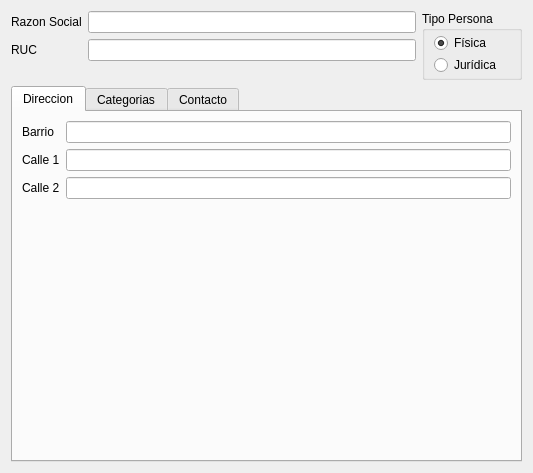
<?xml version="1.0" encoding="UTF-8"?>
<ui version="4.0">
 <class>PersonaView</class>
 <widget class="QWidget" name="PersonaView">
  <property name="geometry">
   <rect>
    <x>0</x>
    <y>0</y>
    <width>533</width>
    <height>473</height>
   </rect>
  </property>
  <property name="minimumSize">
   <size>
    <width>473</width>
    <height>130</height>
   </size>
  </property>
  <property name="windowTitle">
   <string>Form</string>
  </property>
  <layout class="QVBoxLayout" name="verticalLayout_2">
   <item>
    <layout class="QHBoxLayout" name="horizontalLayout">
     <item>
      <layout class="QFormLayout" name="formLayout">
       <property name="fieldGrowthPolicy">
        <enum>QFormLayout::AllNonFixedFieldsGrow</enum>
       </property>
       <item row="0" column="0">
        <widget class="QLabel" name="label_4">
         <property name="text">
          <string>Razon Social</string>
         </property>
        </widget>
       </item>
       <item row="0" column="1">
        <widget class="QLineEdit" name="razonsocial"/>
       </item>
       <item row="1" column="0">
        <widget class="QLabel" name="label_5">
         <property name="text">
          <string>RUC</string>
         </property>
        </widget>
       </item>
       <item row="1" column="1">
        <widget class="QLineEdit" name="ruc"/>
       </item>
      </layout>
     </item>
     <item>
      <widget class="QGroupBox" name="groupBox">
       <property name="title">
        <string>Tipo Persona</string>
       </property>
       <layout class="QVBoxLayout" name="verticalLayout">
        <property name="spacing">
         <number>2</number>
        </property>
        <property name="topMargin">
         <number>2</number>
        </property>
        <property name="bottomMargin">
         <number>2</number>
        </property>
        <item>
         <widget class="QRadioButton" name="rbFisica">
          <property name="text">
           <string>Física</string>
          </property>
          <property name="checked">
           <bool>true</bool>
          </property>
          <attribute name="buttonGroup">
           <string notr="true">buttonGroup</string>
          </attribute>
         </widget>
        </item>
        <item>
         <widget class="QRadioButton" name="rbJuridica">
          <property name="text">
           <string>Jurídica</string>
          </property>
          <attribute name="buttonGroup">
           <string notr="true">buttonGroup</string>
          </attribute>
         </widget>
        </item>
       </layout>
      </widget>
     </item>
    </layout>
   </item>
   <item>
    <widget class="QTabWidget" name="tabWidget">
     <property name="tabPosition">
      <enum>QTabWidget::North</enum>
     </property>
     <property name="tabShape">
      <enum>QTabWidget::Rounded</enum>
     </property>
     <property name="currentIndex">
      <number>0</number>
     </property>
     <property name="documentMode">
      <bool>false</bool>
     </property>
     <property name="tabsClosable">
      <bool>false</bool>
     </property>
     <property name="movable">
      <bool>false</bool>
     </property>
     <widget class="QWidget" name="tabDireccion">
      <attribute name="title">
       <string>Direccion</string>
      </attribute>
      <layout class="QFormLayout" name="formLayout_2">
       <property name="fieldGrowthPolicy">
        <enum>QFormLayout::AllNonFixedFieldsGrow</enum>
       </property>
       <item row="0" column="0">
        <widget class="QLabel" name="label">
         <property name="text">
          <string>Barrio</string>
         </property>
        </widget>
       </item>
       <item row="0" column="1">
        <widget class="QLineEdit" name="barrio"/>
       </item>
       <item row="1" column="0">
        <widget class="QLabel" name="label_2">
         <property name="text">
          <string>Calle 1</string>
         </property>
        </widget>
       </item>
       <item row="1" column="1">
        <widget class="QLineEdit" name="calle1"/>
       </item>
       <item row="2" column="0">
        <widget class="QLabel" name="label_3">
         <property name="text">
          <string>Calle 2</string>
         </property>
        </widget>
       </item>
       <item row="2" column="1">
        <widget class="QLineEdit" name="calle2"/>
       </item>
      </layout>
     </widget>
     <widget class="QWidget" name="tabCategorias">
      <attribute name="title">
       <string>Categorias</string>
      </attribute>
      <layout class="QVBoxLayout" name="verticalLayout_3">
       <item>
        <widget class="QTableView" name="tableView"/>
       </item>
       <item>
        <layout class="QHBoxLayout" name="horizontalLayout_2">
         <item>
          <widget class="QPushButton" name="bSelectAll">
           <property name="text">
            <string>Todos</string>
           </property>
          </widget>
         </item>
         <item>
          <widget class="QPushButton" name="bSelectNone">
           <property name="text">
            <string>Ninguno</string>
           </property>
          </widget>
         </item>
         <item>
          <spacer name="horizontalSpacer">
           <property name="orientation">
            <enum>Qt::Horizontal</enum>
           </property>
           <property name="sizeHint" stdset="0">
            <size>
             <width>40</width>
             <height>20</height>
            </size>
           </property>
          </spacer>
         </item>
        </layout>
       </item>
      </layout>
     </widget>
     <widget class="QWidget" name="tabContacto">
      <attribute name="title">
       <string>Contacto</string>
      </attribute>
      <layout class="QFormLayout" name="formLayout_3">
       <item row="0" column="0">
        <widget class="QLabel" name="label_9">
         <property name="text">
          <string>Telefono 1</string>
         </property>
        </widget>
       </item>
       <item row="0" column="1">
        <widget class="QLineEdit" name="telefono1"/>
       </item>
       <item row="1" column="0">
        <widget class="QLabel" name="label_10">
         <property name="text">
          <string>Telefono 2</string>
         </property>
        </widget>
       </item>
       <item row="1" column="1">
        <widget class="QLineEdit" name="telefono2"/>
       </item>
       <item row="2" column="0">
        <widget class="QLabel" name="label_11">
         <property name="text">
          <string>Email 1</string>
         </property>
        </widget>
       </item>
       <item row="2" column="1">
        <widget class="QLineEdit" name="email1"/>
       </item>
       <item row="3" column="0">
        <widget class="QLabel" name="label_12">
         <property name="text">
          <string>Email 2</string>
         </property>
        </widget>
       </item>
       <item row="3" column="1">
        <widget class="QLineEdit" name="email2"/>
       </item>
      </layout>
     </widget>
    </widget>
   </item>
  </layout>
 </widget>
 <resources/>
 <connections/>
 <buttongroups>
  <buttongroup name="buttonGroup"/>
 </buttongroups>
</ui>
